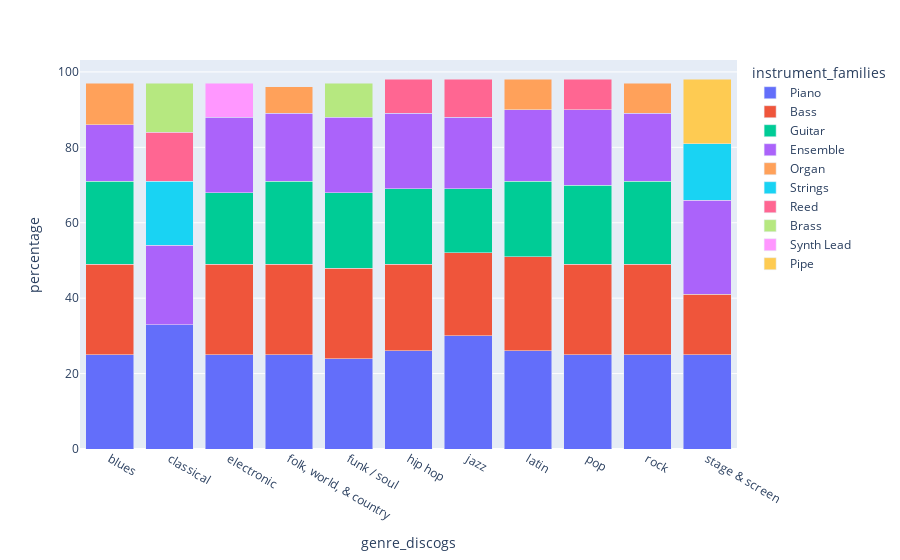

The cell this chart's notebook holds for it:
### Code cell
# Prevent from displaying FutureWarning
import warnings
warnings.simplefilter(action='ignore', category=FutureWarning)

# Count the number of instrument families per genre
inst_fam_per_genre = f_stats_exploded.groupby("genre_discogs")["instrument_families"].value_counts().reset_index(name="count")

# Get the top 5 instrument families per genre
top_5_inst_fam_per_genre = inst_fam_per_genre.groupby("genre_discogs").head(5)

# Express the count as a percentage of the total number of instrument families per genre
top_5_inst_fam_per_genre["percentage"] = top_5_inst_fam_per_genre.groupby("genre_discogs")["count"].apply(lambda x: x * 100 // x.sum())

# plot the top 5 instrument families per genre as a percentage using plotly
import plotly.express as px

fig = px.bar(top_5_inst_fam_per_genre, x="genre_discogs", y="percentage", color="instrument_families", barmode="stack")
fig.show()

### Figure 1 — Plotly figure (JSON) as saved in the notebook; plotly's stock layout.template omitted (floating-point values rounded to 4 significant figures)
{"data": [{"alignmentgroup": "True", "hovertemplate": "instrument_families=Piano<br>genre_discogs=%{x}<br>percentage=%{y}<extra></extra>", "legendgroup": "Piano", "marker": {"color": "#636efa", "pattern": {"shape": ""}}, "name": "Piano", "offsetgroup": "Piano", "orientation": "v", "showlegend": true, "textposition": "auto", "type": "bar", "x": ["blues", "classical", "electronic", "folk, world, & country", "funk / soul", "hip hop", "jazz", "latin", "pop", "rock", "stage & screen"], "xaxis": "x", "y": [25, 33, 25, 25, 24, 26, 30, 26, 25, 25, 25], "yaxis": "y"}, {"alignmentgroup": "True", "hovertemplate": "instrument_families=Bass<br>genre_discogs=%{x}<br>percentage=%{y}<extra></extra>", "legendgroup": "Bass", "marker": {"color": "#EF553B", "pattern": {"shape": ""}}, "name": "Bass", "offsetgroup": "Bass", "orientation": "v", "showlegend": true, "textposition": "auto", "type": "bar", "x": ["blues", "electronic", "folk, world, & country", "funk / soul", "hip hop", "jazz", "latin", "pop", "rock", "stage & screen"], "xaxis": "x", "y": [24, 24, 24, 24, 23, 22, 25, 24, 24, 16], "yaxis": "y"}, {"alignmentgroup": "True", "hovertemplate": "instrument_families=Guitar<br>genre_discogs=%{x}<br>percentage=%{y}<extra></extra>", "legendgroup": "Guitar", "marker": {"color": "#00cc96", "pattern": {"shape": ""}}, "name": "Guitar", "offsetgroup": "Guitar", "orientation": "v", "showlegend": true, "textposition": "auto", "type": "bar", "x": ["blues", "electronic", "folk, world, & country", "funk / soul", "hip hop", "jazz", "latin", "pop", "rock"], "xaxis": "x", "y": [22, 19, 22, 20, 20, 17, 20, 21, 22], "yaxis": "y"}, {"alignmentgroup": "True", "hovertemplate": "instrument_families=Ensemble<br>genre_discogs=%{x}<br>percentage=%{y}<extra></extra>", "legendgroup": "Ensemble", "marker": {"color": "#ab63fa", "pattern": {"shape": ""}}, "name": "Ensemble", "offsetgroup": "Ensemble", "orientation": "v", "showlegend": true, "textposition": "auto", "type": "bar", "x": ["blues", "classical", "electronic", "folk, world, & country", "funk / soul", "hip hop", "jazz", "latin", "pop", "rock", "stage & screen"], "xaxis": "x", "y": [15, 21, 20, 18, 20, 20, 19, 19, 20, 18, 25], "yaxis": "y"}, {"alignmentgroup": "True", "hovertemplate": "instrument_families=Organ<br>genre_discogs=%{x}<br>percentage=%{y}<extra></extra>", "legendgroup": "Organ", "marker": {"color": "#FFA15A", "pattern": {"shape": ""}}, "name": "Organ", "offsetgroup": "Organ", "orientation": "v", "showlegend": true, "textposition": "auto", "type": "bar", "x": ["blues", "folk, world, & country", "latin", "rock"], "xaxis": "x", "y": [11, 7, 8, 8], "yaxis": "y"}, {"alignmentgroup": "True", "hovertemplate": "instrument_families=Strings<br>genre_discogs=%{x}<br>percentage=%{y}<extra></extra>", "legendgroup": "Strings", "marker": {"color": "#19d3f3", "pattern": {"shape": ""}}, "name": "Strings", "offsetgroup": "Strings", "orientation": "v", "showlegend": true, "textposition": "auto", "type": "bar", "x": ["classical", "stage & screen"], "xaxis": "x", "y": [17, 15], "yaxis": "y"}, {"alignmentgroup": "True", "hovertemplate": "instrument_families=Reed<br>genre_discogs=%{x}<br>percentage=%{y}<extra></extra>", "legendgroup": "Reed", "marker": {"color": "#FF6692", "pattern": {"shape": ""}}, "name": "Reed", "offsetgroup": "Reed", "orientation": "v", "showlegend": true, "textposition": "auto", "type": "bar", "x": ["classical", "hip hop", "jazz", "pop"], "xaxis": "x", "y": [13, 9, 10, 8], "yaxis": "y"}, {"alignmentgroup": "True", "hovertemplate": "instrument_families=Brass<br>genre_discogs=%{x}<br>percentage=%{y}<extra></extra>", "legendgroup": "Brass", "marker": {"color": "#B6E880", "pattern": {"shape": ""}}, "name": "Brass", "offsetgroup": "Brass", "orientation": "v", "showlegend": true, "textposition": "auto", "type": "bar", "x": ["classical", "funk / soul"], "xaxis": "x", "y": [13, 9], "yaxis": "y"}, {"alignmentgroup": "True", "hovertemplate": "instrument_families=Synth Lead<br>genre_discogs=%{x}<br>percentage=%{y}<extra></extra>", "legendgroup": "Synth Lead", "marker": {"color": "#FF97FF", "pattern": {"shape": ""}}, "name": "Synth Lead", "offsetgroup": "Synth Lead", "orientation": "v", "showlegend": true, "textposition": "auto", "type": "bar", "x": ["electronic"], "xaxis": "x", "y": [9], "yaxis": "y"}, {"alignmentgroup": "True", "hovertemplate": "instrument_families=Pipe<br>genre_discogs=%{x}<br>percentage=%{y}<extra></extra>", "legendgroup": "Pipe", "marker": {"color": "#FECB52", "pattern": {"shape": ""}}, "name": "Pipe", "offsetgroup": "Pipe", "orientation": "v", "showlegend": true, "textposition": "auto", "type": "bar", "x": ["stage & screen"], "xaxis": "x", "y": [17], "yaxis": "y"}], "layout": {"barmode": "stack", "legend": {"title": {"text": "instrument_families"}, "tracegroupgap": 0}, "margin": {"t": 60}, "xaxis": {"anchor": "y", "domain": [0, 1], "title": {"text": "genre_discogs"}}, "yaxis": {"anchor": "x", "domain": [0, 1], "title": {"text": "percentage"}}}}
